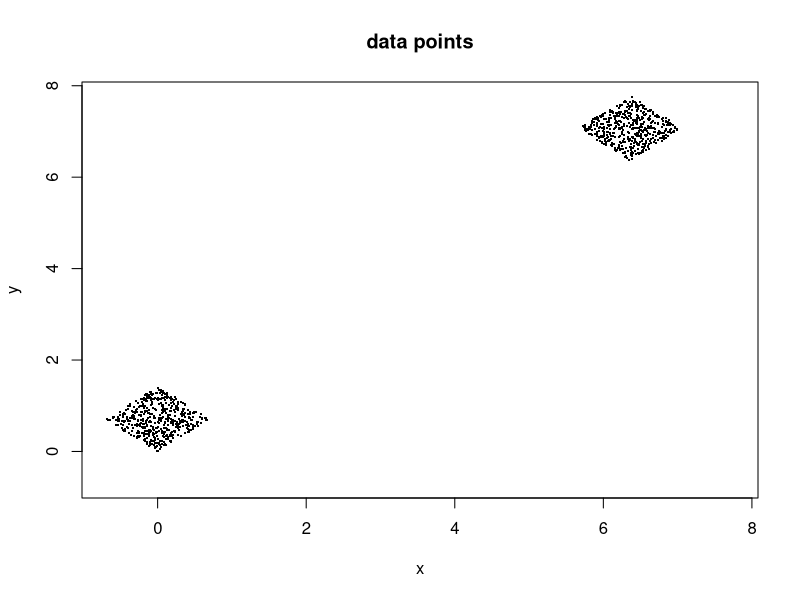
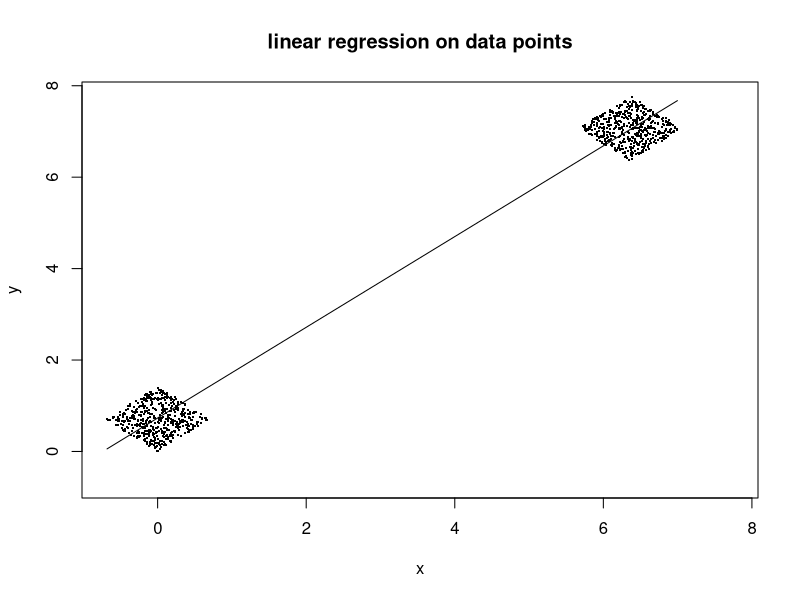
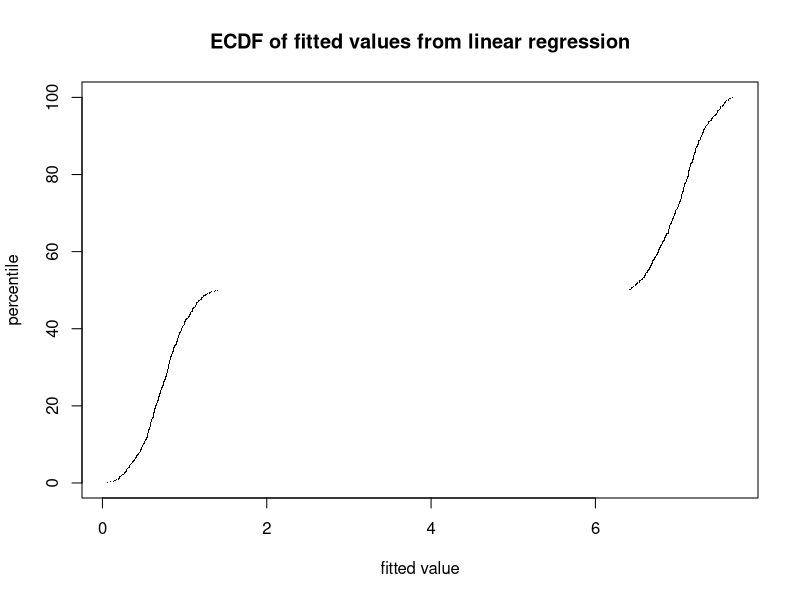
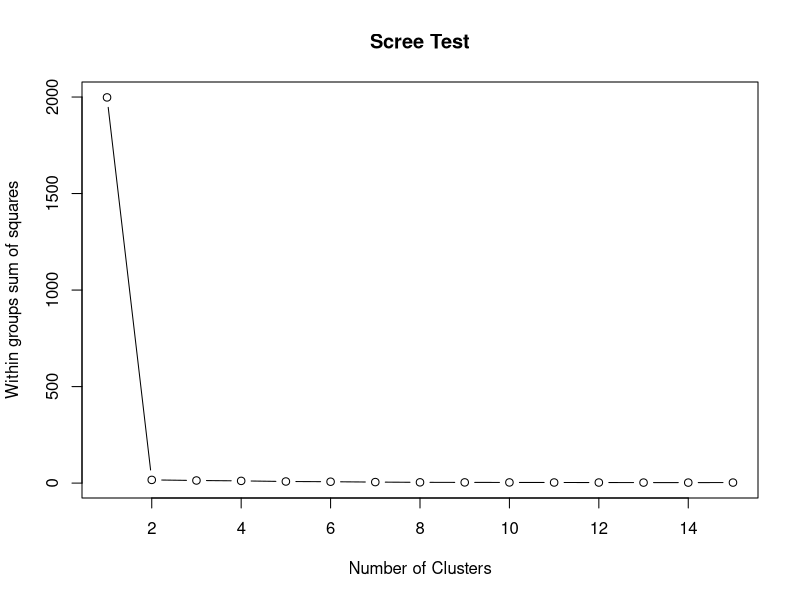
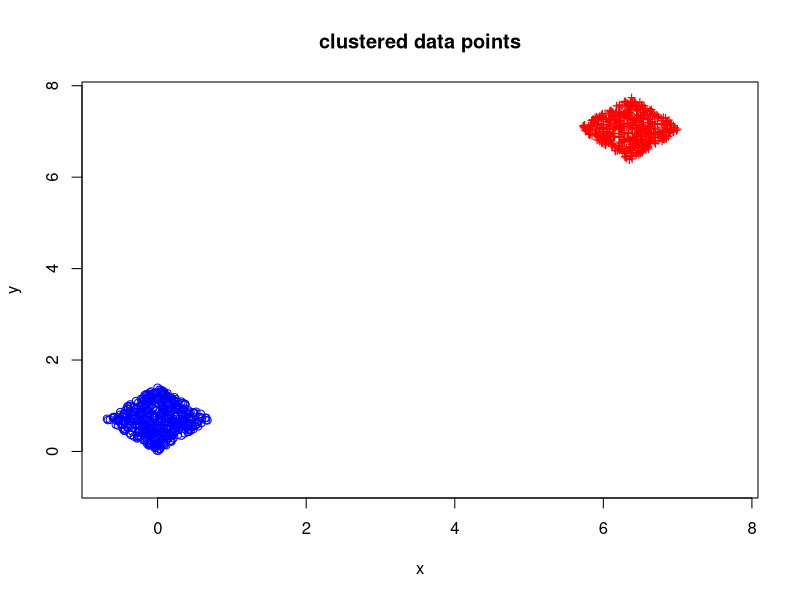

The R source for these figures, in order:
rm(list = ls())

num_pts = 1000
angle = 45 * pi / 180
scale = 10
dev_count = 2
get_window = function(dc) {
	if (! dev_count %in% dev.list()) {
		dev.new()
	}
	dev.set(dev_count); 
	dev_count + 1
}

data_orig = matrix(runif(num_pts*2), num_pts, 2)
data_orig[(1+num_pts/2):num_pts, 1] = data_orig[(1+num_pts/2):num_pts, 1] + scale - 1

rot_mat = matrix(0,2,2)
rot_mat[1,1] = cos(angle)
rot_mat[2,1] = sin(angle)
rot_mat[1,2] = -sin(angle)
rot_mat[2,2] = cos(angle)

data = rot_mat %*% t(data_orig)
data = t(data)

dev_count = get_window(dev_count)
axis_lim = c(min(data), max(data))
plot(data, xlim=axis_lim, ylim=axis_lim, pch=".", cex=2, xlab="x", ylab="y", main="data points")

###################################
#regression
glm_unif = glm(data[,2] ~ data[,1])
glm_unif.fv = fitted.values(glm_unif)

dev_count = get_window(dev_count)
plot(data, xlim=axis_lim, ylim=axis_lim, pch=".", cex=2, xlab="x", ylab="y", main="linear regression on data points")
lines(data[,1], glm_unif.fv, cex=0.25)

dev_count = get_window(dev_count)
quintile = 100*(1:num_pts)/num_pts
glm_unif.fv.sorted = sort(glm_unif.fv)
plot(glm_unif.fv.sorted, quintile, pch=".", xlab="fitted value", ylab="percentile", main="ECDF of fitted values from linear regression")

##################################
#clustering
scaled = scale(data)

# Determine number of clusters
wss <- (nrow(scaled)-1)*sum(apply(scaled,2,var))
#description of above:
#first part is number of rows in scaled data - 1 = num_pts - 1 = 999
#second part of above:  apply(scaled,2,var) applies the function "var"
#	to the scaled data over the 2nd dimension (columnds) - in other words
#	it calculates the variance of the columns in scaled.  The second part
#	is the sum of these variances

for (i in 2:15) {
	wss[i] <- sum(kmeans(scaled, centers=i)$withinss)
}

dev_count = get_window(dev_count)
plot(1:15, wss, type="b", xlab="Number of Clusters", ylab="Within groups sum of squares", main="Scree Test")

#scree test based on this plot might say 4 clusters, but I'm going with 2 for illustrative purposes

cluster = kmeans(scaled, centers=2)
c_data = data[cluster$cluster == 1,]
dev_count = get_window(dev_count)
plot(c_data, xlim=axis_lim, ylim=axis_lim, xlab="x", ylab="y", main="clustered data points", col="blue")
c_data = data[cluster$cluster == 2,]
points(c_data, pch="+", col="red")